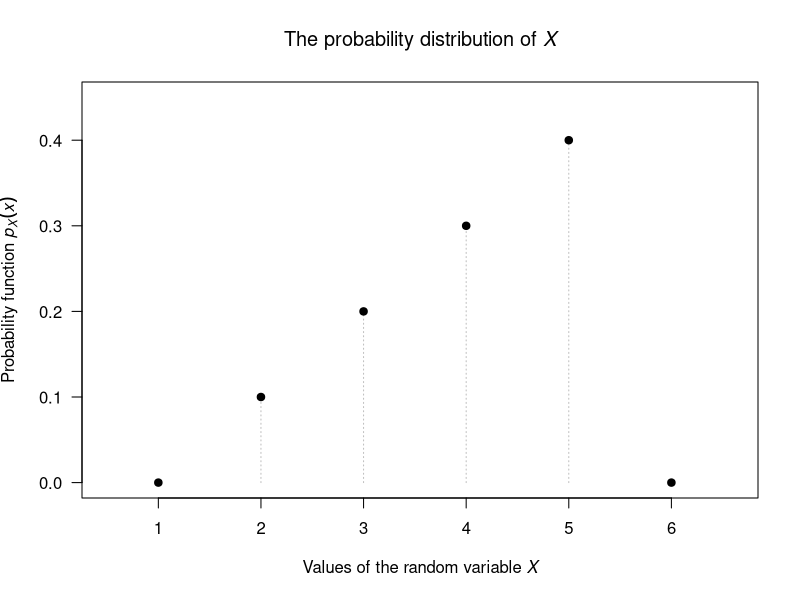

Write R code to recreate this figure.


plot( x = 1:6,  ### The values for which pmf > 0
      y = c(0, 0.1, 0.2, 0.3, 0.4, 0),
      xlim = c(0.5, 6.6), ylim = c(0, 0.45),
      type = "h",  ### type = "h": vertical lines
      las = 1, lty = 3,  ### lty = 3: Dotted lines 
      axes = FALSE,      ### Supress drawing labelled axes
      col = "grey",
      main = expression( 
        paste( "The probability distribution of ", italic(X)) 
        ),
      xlab = expression( 
        paste("Values of the random variable ", italic(X)) 
        ),
      ylab = expression( 
        paste( "Probability function ", italic(p)[italic(X)](italic(x)) )
      )
)
points( x = 1:6,  ### Adds the points on top of the vertical lines
        y = c(0, 0.1, 0.2, 0.3, 0.4, 0),
        pch = 19)

axis(side = 1, at = 1:6) ### Add axis on bottom (side = 1)
axis(side = 2,           ### Add axis at left (side = 2)
     at = seq(0, 0.4, by = 0.1),
     las = 1)
box() ### Surround plot with a box
